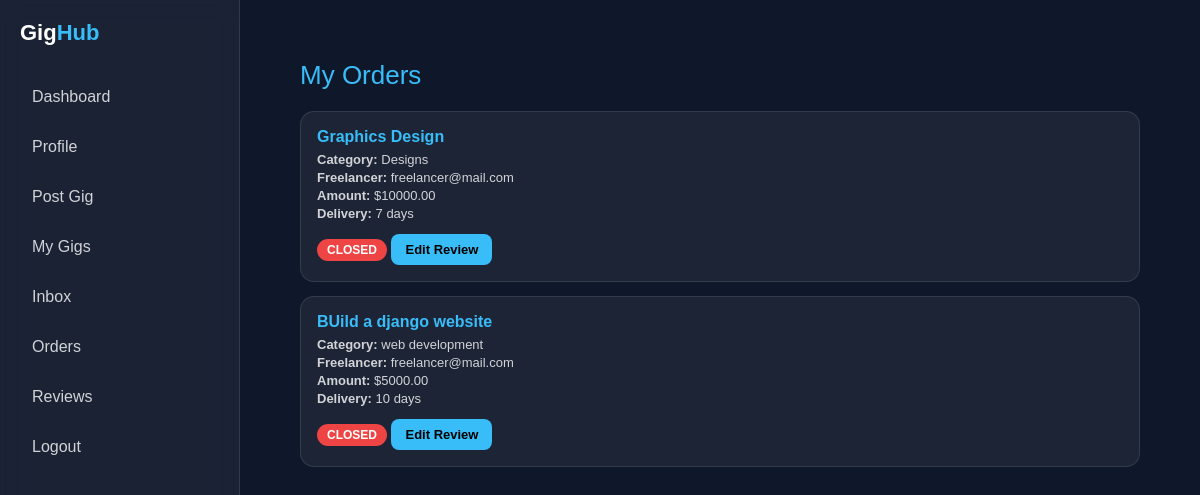
The page /client/orders/ (signed in) on the database its author committed.
### Client/models.py (models this page shows, shortened)
class Order(models.Model):
    gig = models.ForeignKey(Gig, on_delete=models.CASCADE)
    bid = models.ForeignKey(Bid, on_delete=models.CASCADE, null=True, blank=True)
    freelancer = models.ForeignKey(User, on_delete=models.CASCADE)
    agreed_amount = models.DecimalField(max_digits=10, decimal_places=2)
    milestones = models.JSONField(blank=True)  # List of milestones with details
    status = models.CharField(max_length=20, choices=[('IN PROGRESS','In Progress'),
    ('DELIVERED','Delivered'),('CLOSED','Closed')], default='IN PROGRESS')
    created_at = models.DateTimeField(auto_now_add=True)

class Gig(models.Model):
    client = models.ForeignKey(User, on_delete=models.CASCADE)
    title = models.CharField(max_length=200)
    category = models.CharField(max_length=100)
    budget_min = models.DecimalField(max_digits=10, decimal_places=2)
    budget_max = models.DecimalField(max_digits=10, decimal_places=2)
    description = models.TextField()
    status = models.CharField(max_length=20,
    choices=[('OPEN', 'Open'),('ASSIGNED','Assigned'),('CLOSED', 'Closed')], default='OPEN')
    created_at = models.DateTimeField(auto_now_add=True)

class Bid(models.Model):
    gig = models.ForeignKey(Gig, on_delete=models.CASCADE)
    freelancer = models.ForeignKey(User, on_delete=models.CASCADE)
    amount = models.DecimalField(max_digits=10, decimal_places=2)
    days = models.PositiveIntegerField()
    cover_letter = models.TextField()
    status = models.CharField(max_length=20,
    choices=[('PENDING','Pending'),('ACCEPTED','Accepted'),('REJECTED','Rejected')], default='PENDING')
    created_at = models.DateTimeField(auto_now_add=True)

### Client/views.py (the view)
# urls.py: path('client/orders/', views.clientOrders, name="client_orders"),
@login_required(login_url='clientloginPage')
def clientOrders(request: HttpRequest):
    orders = Order.objects.filter(gig__client=request.user).select_related('gig', 'bid', 'freelancer')
    return render(request, 'Corders.html', {'orders': orders})

### Client/templates/Corders.html (shortened to what this page needs)
{% extends "base.html" %}
{% block content %}
<div class="main">
  <div class="title">My Orders</div>
  {% if orders %}
  <div class="grid">
    {% for order in orders %}
    <div class="card">
      <div class="gig-title">{{ order.gig.title }}</div>
      <div class="meta"><strong>Category:</strong> {{ order.gig.category }}</div>
      <div class="meta"><strong>Freelancer:</strong> {{ order.freelancer.username }}</div>
      <div class="meta"><strong>Amount:</strong> ${{ order.agreed_amount }}</div>
      <div class="meta"><strong>Delivery:</strong> {{ order.bid.days }} days</div>
      <div class="badge {{ order.status|lower }}">
        {{ order.status }}
      </div>
      {% if order.status == 'DELIVERED' %}
        <form method="POST" action="{% url 'mark_completed' order.id %}">
          {% csrf_token %}
          <button class="btn" type="submit">Mark as Completed</button>
        </form>
      {% elif order.status == 'IN_PROGRESS' %}
        <div class="meta">Waiting for freelancer delivery...</div>
      {% elif order.status == 'CLOSED' %}
        {% if order.review %}
          <a class="btn" href="{% url 'edit_review' order.review.id %}">Edit Review</a>
        {% else %}
          <form method="GET" action="{% url 'submit_review' order.id %}">
            <button class="btn" type="submit">Leave Review</button>
          </form>
        {% endif %}
      {% endif %}
    </div>
    {% endfor %}
  </div>
  {% else %}
    <p class="empty">You have no active orders yet.</p>
  {% endif %}
</div>
{% endblock %}

### static/css/style.css (style rules this page uses)
* { margin: 0; padding: 0; box-sizing: border-box; font-family: Arial, Helvetica, sans-serif; }
body { background: #0f172a; color: white; display: flex; min-height: 100vh; }
.main { flex: 1; padding: 30px; }

### Client/templates/Corders.html (style rules this page uses)
.title { font-size: 26px; margin-bottom: 20px; color: #38bdf8; }
.grid { display: flex; flex-direction: column; gap: 14px; max-width: 900px; }
.card { background: rgba(255,255,255,0.06); border: 1px solid rgba(255,255,255,0.1); border-radius: 14px; padding: 16px; transition: 0.3s; }
.gig-title { font-size: 16px; font-weight: bold; color: #38bdf8; margin-bottom: 6px; }
.meta { font-size: 13px; opacity: 0.8; margin: 3px 0; }
.badge { display: inline-block; padding: 4px 10px; border-radius: 20px; font-size: 12px; font-weight: bold; margin-top: 8px; }
.closed { background: #ef4444; color: white; }
.btn { display: inline-block; margin-top: 10px; padding: 8px 14px; border-radius: 8px; background: #38bdf8; color: black; text-decoration: none; font-weight: bold; font-size: 13px; transition: 0.3s; border: none; cursor: pointer; }

### rows shown on the page
Order: gig "Graphics Design", gig.category "Designs", freelancer.username "freelancer@mail.com", agreed_amount "10000.00", bid.days "7", status "CLOSED", shows "Edit Review"
Order: gig "BUild a django website", gig.category "web development", freelancer.username "freelancer@mail.com", agreed_amount "5000.00", bid.days "10", status "CLOSED", shows "Edit Review"
